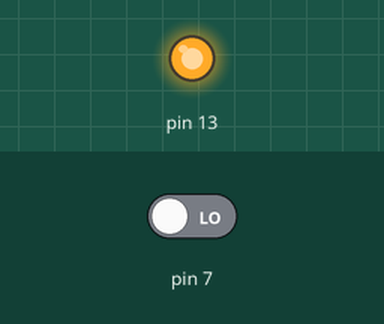
This sketch was run on a simulated Arduino Uno, built with avr-gcc and run on an emulated ATmega328P. Shown: output pins drawn as LEDs (lit = HIGH). The test bench sets the inputs (shaded band); at power-on: pin 7 LOW.

Above: at 1.2 s.
1.3 s: pin 7 driven HIGH
At 1.6 s:
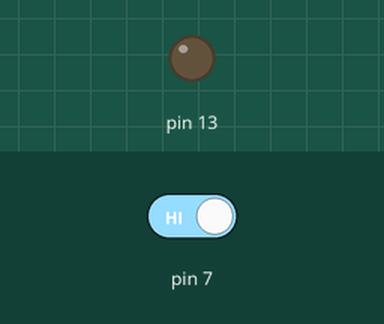
Timing chart, 0 to 4.3 s (numbered marks = the images above; inputs shaded):
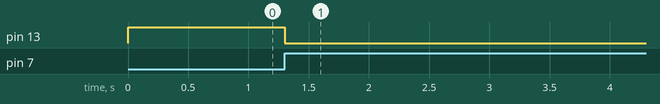

The sketch:

chapter6-list2-memo.ino
```cpp
int state = HIGH;
int previous = LOW;

void setup() {
  pinMode(13, OUTPUT);
  pinMode(7, INPUT);
}

void loop() {
  int val = digitalRead(7);

  if (val == HIGH && previous == LOW) {
    if (state == HIGH)
      state = LOW;
    else
      state = HIGH;
  }

  digitalWrite(13, state);
  previous = val;
}
```

Measured:
- after the input at 1.3 s, pin 13: HIGH → LOW at once
